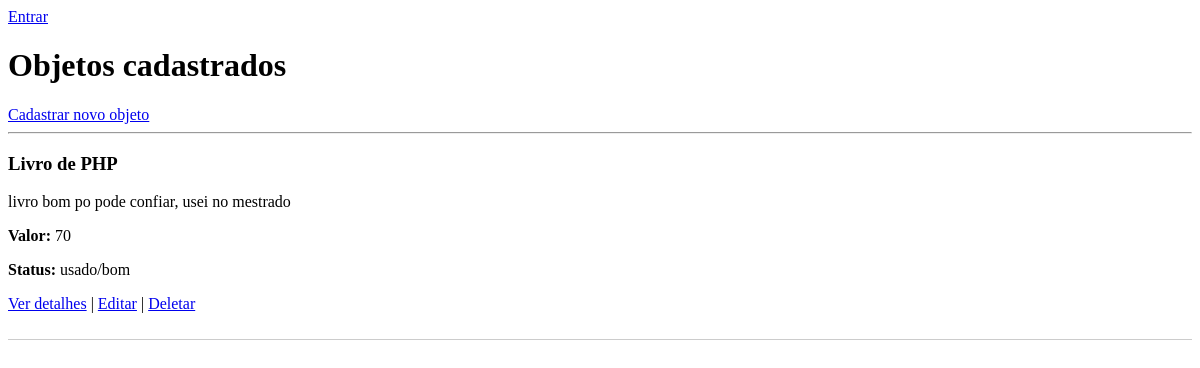
/objetos/, run on an earlier commit of the app's database.
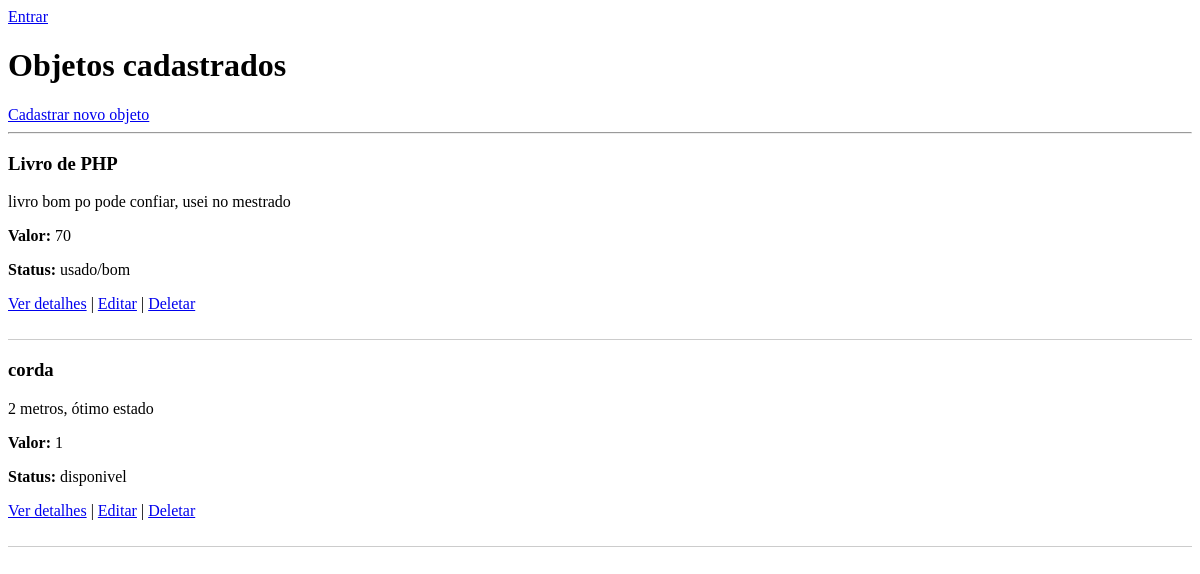
And on a later commit of the database.
### objetos/models.py (models this page shows, shortened)
class Objeto(models.Model):
    usuario = models.ForeignKey('usuario.Usuario', on_delete=models.CASCADE, related_name='objetos')
    nome = models.CharField(max_length=100)
    descricao = models.TextField()
    valor_avaliacao = models.IntegerField()
    status = models.CharField(max_length=20)

### objetos/views.py (the view)
# urls.py: path('', views.listar_objetos, name='listar_objetos'),
def listar_objetos(request):
    objetos = Objeto.objects.all()
    return render(request, 'objetos/listar.html', {
        'objetos': objetos
    })

### objetos/templates/objetos/listar.html
{% extends "base.html" %}
{% block content %}
<h1>Objetos cadastrados</h1>
<a href="{% url 'criar_objeto' %}">Cadastrar novo objeto</a>
<hr>
{% for objeto in objetos %}
    <div style="border-bottom: 1px solid #ccc; margin-bottom: 15px; padding-bottom: 10px;">
        <h3>{{ objeto.nome }}</h3>
        <p>{{ objeto.descricao }}</p>
        <p><strong>Valor:</strong> {{ objeto.valor_avaliacao }}</p>
        <p><strong>Status:</strong> {{ objeto.status }}</p>
        <p>
            <a href="{% url 'detalhar_objeto' objeto.id %}">Ver detalhes</a> |
            <a href="{% url 'editar_objeto' objeto.id %}">Editar</a> |
            <a href="{% url 'deletar_objeto' objeto.id %}">Deletar</a>
        </p>
    </div>
{% empty %}
    <p>Nenhum objeto cadastrado.</p>
{% endfor %}
{% endblock %}

What changed in the data, as far as the page shows it:
added Objeto: nome "corda", descricao "2 metros, ótimo estado", valor_avaliacao "1", status "disponivel"
